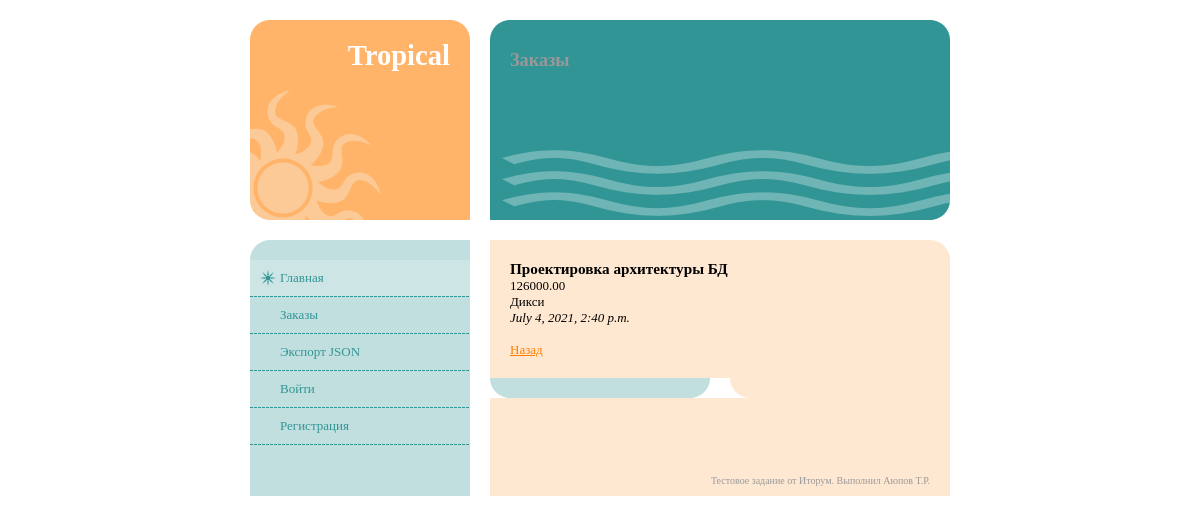
Page /orders/8/ on the committed database.
### orders/models.py (models this page shows, shortened)
class Order(models.Model):
    title = models.CharField(max_length=50)
    date_created = models.DateTimeField(auto_now_add=True)
    customer = models.ForeignKey(Customer, null=True, on_delete=models.CASCADE)
    price = models.DecimalField(max_digits=10, decimal_places=2)

class Customer(models.Model):
    name = models.CharField(max_length=150, null=True, blank=True)
    def __str__(self):
        return self.name

### orders/views.py (the view)
# urls.py: path('<int:pk>/', OrderDetail.as_view(), name='order_detail'),
class OrderDetail(DetailView):
    model = Order

### orders/templates/orders/order_detail.html (shortened to what this page needs)
{% extends 'test_task/index.html' %}
{% load static %}
{% block content %}
    <h3>{{ object.title }}</h3>
    <p>{{ object.price }}</p>
    <p>{{ object.customer }}</p>
    <i>{{ object.date_created }}</i>
<br>
    <br>
<a href="{% url 'order_list' %}" class="default-btn">Назад</a>
{% endblock content %}

### test_task/static/test_task/default.css (style rules this page uses)
* { margin: 0; padding: 0; }
body { margin: 20px 0; background: #FFFFFF; font: normal small Georgia, "Times New Roman", Times, serif; color: #999999; }
a { color: #3366FF; }
#main a { color: #FF7F00; }

### rows in the picture
Order: title "Проектировка архитектуры БД", price "126000.00", customer "Дикси", date_created "July 4, 2021, 2:40 p.m."
